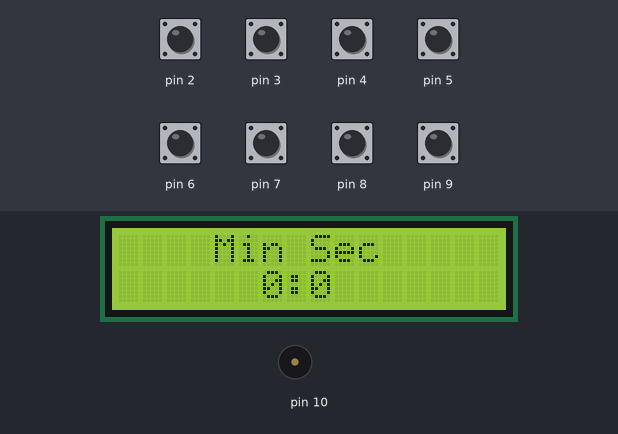
The sketch below on a simulated Arduino Uno, built with avr-gcc and run on an emulated ATmega328P. Shown: 16×2 character LCD, buzzer (waves = sounding). The inputs (shaded band) are chosen by the test bench; at power-on: pin 2–9 HIGH.

Above: at 1.2 s.
1.3 s: pin 9 pulled LOW for 1 s
At 3.4 s:
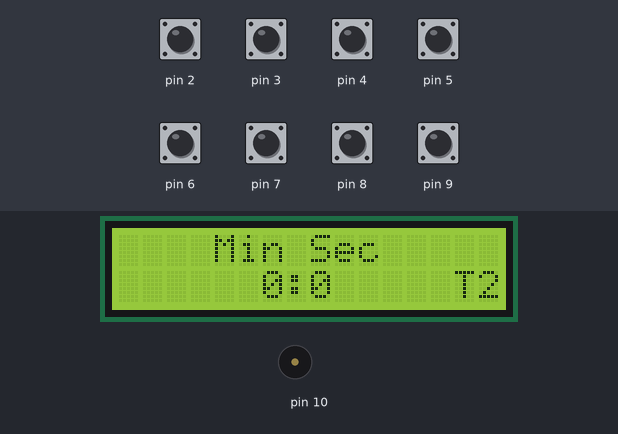
3.8 s: pin 6 pulled LOW for 0.15 s
At 4.7 s:
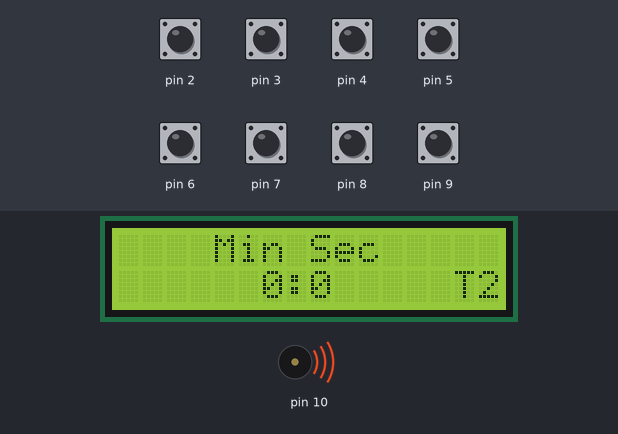
5.4 s: pin 2 pulled LOW for 0.15 s
At 6.3 s:
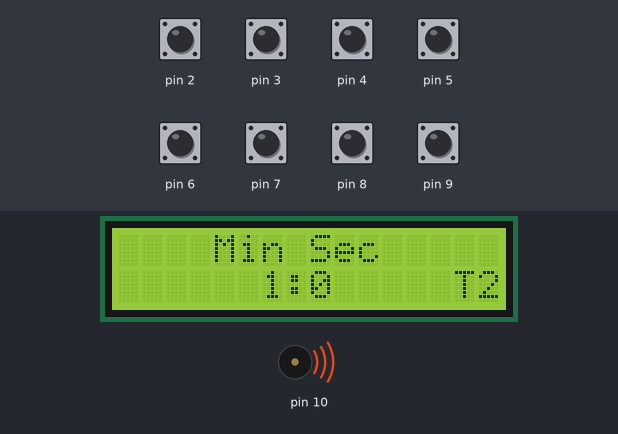
7.1 s: pin 4 pulled LOW for 0.15 s
At 7.8 s:
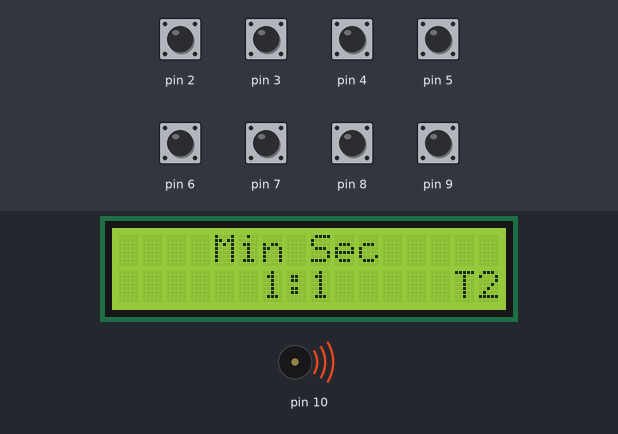
8.8 s: pin 3 pulled LOW for 0.15 s
At 10.2 s:
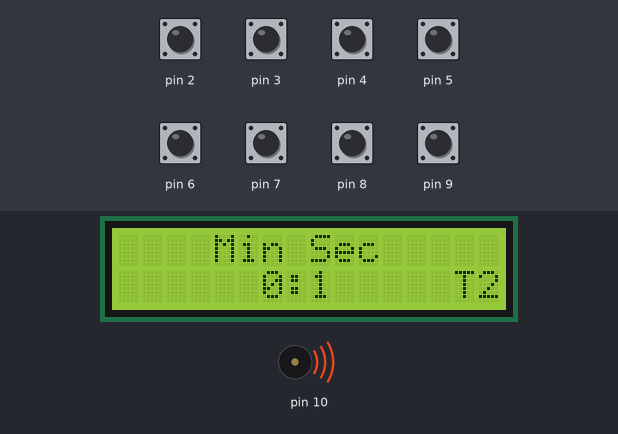
10.5 s: pin 2 pulled LOW for 1 s
At 13.0 s:
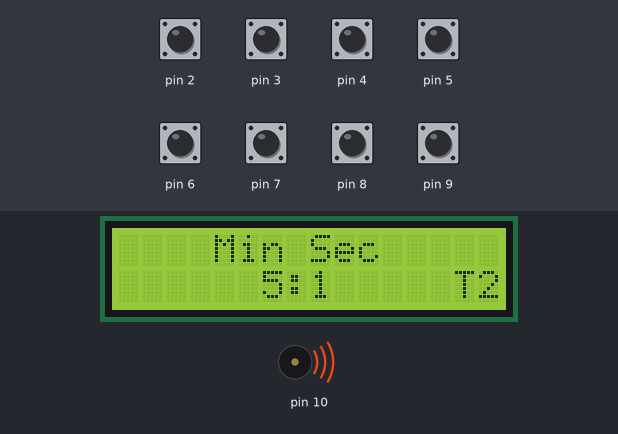
Timing chart, 0 to 14.0 s (numbered marks = the images above; inputs shaded):
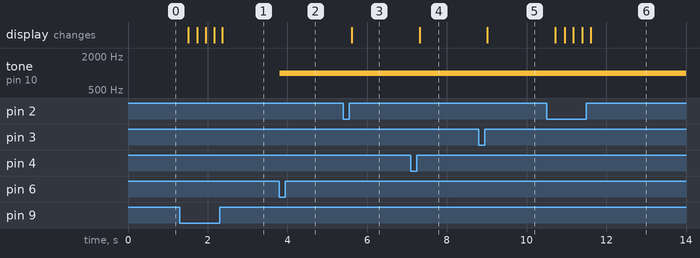

Measured:
- after the input at 1.3 s, the display: changes after 0.21 s (image 1)
- after the input at 3.8 s, tone on pin 10: silent → 1000 Hz at once
- after the input at 5.4 s, the display: changes after 0.21 s (image 3)
- after the input at 7.1 s, the display: changes after 0.22 s (image 4)
- after the input at 8.8 s, the display: changes after 0.21 s (image 5)
- after the input at 10.5 s, the display: first changes after 0.22 s (image 6 shows a later state)

The sketch:

Timer2.ino
```cpp
int sec = 0;
int Min = 0;
int frequancy;
String T;
boolean T1 = false;


unsigned char upSec;
unsigned char upMin;
unsigned char downSec;
unsigned char downMin;
unsigned char start;
unsigned char pause;
unsigned char cancel;
unsigned char Tone;

#include<Wire.h>
#include<LiquidCrystal_I2C.h>

LiquidCrystal_I2C lcd(0x27, 2, 1, 0, 4, 5, 6, 7, 3, POSITIVE);

void setup() {
  lcd.begin(16, 2);
  lcd.clear();


  pinMode(2, INPUT_PULLUP);
  pinMode(3, INPUT_PULLUP);
  pinMode(4, INPUT_PULLUP);
  pinMode(5, INPUT_PULLUP);
  pinMode(6, INPUT_PULLUP);
  pinMode(7, INPUT_PULLUP);
  pinMode(8, INPUT_PULLUP);
  pinMode(9, INPUT_PULLUP);
  pinMode(10, OUTPUT);

}

void loop() {

  lcd.setCursor(4, 0);
  lcd.print("Min Sec");
  lcd.setCursor(6, 1);
  lcd.print(Min);
  lcd.print(":");
  lcd.print(sec);

  upMin = digitalRead(2);
  downMin = digitalRead(3);
  upSec = digitalRead(4);
  downSec = digitalRead(5);
  start = digitalRead(6);
  pause = digitalRead(7);
  cancel = digitalRead(8);
  Tone = digitalRead(9);

  if (Tone == LOW)
  {
    delay(200);
    T1 = !T1;

    if (T1 == false)
    {

      T = "T1";
      frequancy = 80;
      lcd.setCursor(14, 1);
      lcd.print(T);
    }

    else if (T1 == true)
    {
      T = "T2";
      frequancy = 1000;
      lcd.setCursor(14, 1);
      lcd.print(T);
    }
  }

  else if (upSec == LOW)
  {
    if (sec == 59)
    {
      sec = 0;
      Min = Min + 1;
      delay(200);
      lcd.setCursor(9, 0);
      lcd.clear();
      lcd.setCursor(4, 0);
      lcd.print("Min Sec");
      lcd.setCursor(6, 1);
      lcd.print(Min);
      lcd.print(":");
      lcd.print(sec);
    }

    else
    {
      sec = sec + 1;
      delay(200);
      lcd.setCursor(4, 0);
      lcd.print("Min Sec");
      lcd.setCursor(6, 1);
      lcd.print(Min);
      lcd.print(":");
      lcd.print(sec);
    }
  }

  else if (downSec == LOW)
  {

    if (Min == 0 & sec == 0)
    {
      Min = 0;

      sec = 0;
    }

    else if (sec <= 0) {
      sec = 59;
      Min = Min - 1;
      delay(200);
      lcd.setCursor(4, 0);
      lcd.print("Min Sec");
      lcd.setCursor(6, 1);
      lcd.print(Min);
      lcd.print(":");
      lcd.print(sec);

    }
    else if (sec == 10)
    {
      sec = sec - 1;
      delay(200);
      lcd.setCursor(10, 1);
      lcd.clear();
      lcd.setCursor(4, 0);
      lcd.print("Min Sec");
      lcd.setCursor(6, 1);
      lcd.print(Min);
      lcd.print(":");
      lcd.print(sec);
    }
    else
    {
      sec = sec - 1;
      delay(200);
      lcd.setCursor(4, 0);
      lcd.print("Min Sec");
      lcd.setCursor(6, 1);
      lcd.print(Min);
      lcd.print(":");
      lcd.print(sec);
    }

  }


  else if (upMin == LOW)
  {

    Min = Min + 1;
    delay(200);
    lcd.setCursor(4, 0);
    lcd.print("Min Sec");
    lcd.setCursor(6, 1);
    lcd.print(Min);
    lcd.print(":");
    lcd.print(sec);

  }

  else if (downMin == LOW)
  {

    if (Min == 0)
    {
      Min = 0;

    }
    else if (Min == 10)
    {
      Min = Min - 1;
      delay(200);
      lcd.setCursor(10, 1);
      lcd.clear();
      lcd.setCursor(4, 0);
      lcd.print("Min Sec");
      lcd.setCursor(6, 1);
      lcd.print(Min);
      lcd.print(":");
      lcd.print(sec);
    }
    else
    {
      Min = Min - 1;
      delay(200);

      lcd.setCursor(4, 0);
      lcd.print("Min Sec");
      lcd.setCursor(6, 1);
      lcd.print(Min);
      lcd.print(":");
      lcd.print(sec);
    }

  }


  else if (start == LOW)
  {

    while (Min != 0 | sec != 0)
    {

      if (sec <= 0)
      {
        delay(1000);
        sec = 59;
        Min = Min - 1;
        lcd.setCursor(4, 0);
        lcd.print("Min Sec");
        lcd.setCursor(6, 1);
        lcd.print(Min);
        lcd.print(":");
        lcd.print(sec);

      }


      else if (sec == 10)
      {
        delay(1000);
        sec = sec - 1;
        lcd.setCursor(10, 1);
        lcd.clear();
        lcd.setCursor(4, 0);
        lcd.print("Min Sec");
        lcd.setCursor(6, 1);
        lcd.print(Min);
        lcd.print(":");
        lcd.print(sec);
      }

      else
      {
        delay(1000);
        sec = sec - 1;
        lcd.setCursor(4, 0);
        lcd.print("Min Sec");
        lcd.setCursor(6, 1);
        lcd.print(Min);
        lcd.print(":");
        lcd.print(sec);
      }

      if (cancel == LOW)
      {
        break;
      }

    }

    tone(10, frequancy);


  }

  else if (cancel == LOW)
  {
    Min = 0;
    sec = 0;
    noTone(10);
    delay(200);
    lcd.setCursor(10, 1);
    lcd.clear();
    lcd.setCursor(4, 0);
    lcd.print("Min Sec");
    lcd.setCursor(6, 1);
    lcd.print(Min);
    lcd.print(":");
    lcd.print(sec);
  }


}
```
